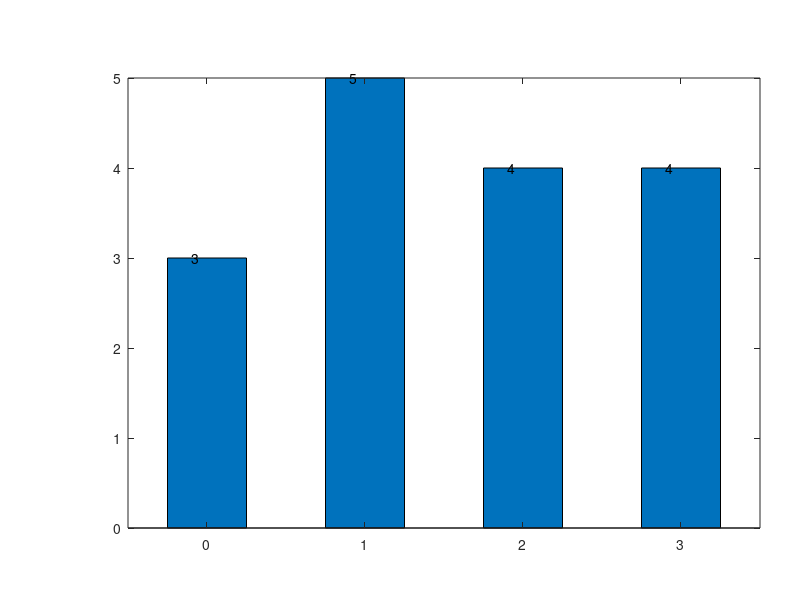

Write MATLAB code to recreate this figure.
close all
clear
clc

% -- 设置图片和坐标轴的属性 -------------------------------------------------
fs = 7.5;                                                  % FontSize  : 五号:10.5磅，小五号:9磅，六号:7.5磅
ms = 5;                                                    % MarkerSize: 五号:10.5磅，小五号:9磅，六号:7.5磅
set(gcf,'Units','centimeters','Position',[25 11 6 4.5]);   % 设置图片的位置和大小[left bottom width height],width:height=4:3
set(gca,'FontName','宋体','FontSize',fs);                  % 设置坐标轴(刻度、标签和图例)的字体和字号
set(gca,'Position',[.16 .12 .79 .75]);                     % 设置坐标轴所在的矩形区域在图片中的位置[left bottom width height]
   
img = [0 1 2 3
       1 2 3 1
       2 3 1 0
       3 1 0 2];

axisX = unique(img(:));
H = hist(img(:), axisX);

bar(axisX, H, 0.5, 'grouped');
text(axisX-0.1, H, num2str(H'));
text(4,-0.5,'\itk');
text(-1.8,6.7,'\ith(k)');
